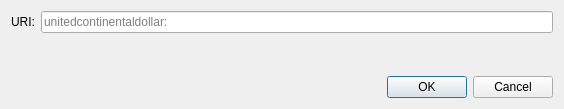
<?xml version="1.0" encoding="UTF-8"?>
<ui version="4.0">
 <class>OpenURIDialog</class>
 <widget class="QDialog" name="OpenURIDialog">
  <property name="geometry">
   <rect>
    <x>0</x>
    <y>0</y>
    <width>564</width>
    <height>109</height>
   </rect>
  </property>
  <property name="windowTitle">
   <string>Open unitedcontinentaldollar URI</string>
  </property>
  <layout class="QVBoxLayout" name="verticalLayout">
   <item>
    <layout class="QHBoxLayout" name="horizontalLayout">
     <item>
      <widget class="QLabel" name="label">
       <property name="text">
        <string>URI:</string>
       </property>
      </widget>
     </item>
     <item>
      <widget class="QValidatedLineEdit" name="uriEdit">
       <property name="placeholderText">
        <string notr="true">unitedcontinentaldollar:</string>
       </property>
      </widget>
     </item>
    </layout>
   </item>
   <item>
    <spacer name="verticalSpacer">
     <property name="orientation">
      <enum>Qt::Vertical</enum>
     </property>
     <property name="sizeHint" stdset="0">
      <size>
       <width>20</width>
       <height>40</height>
      </size>
     </property>
    </spacer>
   </item>
   <item>
    <widget class="QDialogButtonBox" name="buttonBox">
     <property name="orientation">
      <enum>Qt::Horizontal</enum>
     </property>
     <property name="standardButtons">
      <set>QDialogButtonBox::Cancel|QDialogButtonBox::Ok</set>
     </property>
    </widget>
   </item>
  </layout>
 </widget>
 <customwidgets>
  <customwidget>
   <class>QValidatedLineEdit</class>
   <extends>QLineEdit</extends>
   <header>qt/qvalidatedlineedit.h</header>
  </customwidget>
 </customwidgets>
 <resources/>
 <connections>
  <connection>
   <sender>buttonBox</sender>
   <signal>accepted()</signal>
   <receiver>OpenURIDialog</receiver>
   <slot>accept()</slot>
   <hints>
    <hint type="sourcelabel">
     <x>248</x>
     <y>254</y>
    </hint>
    <hint type="destinationlabel">
     <x>157</x>
     <y>274</y>
    </hint>
   </hints>
  </connection>
  <connection>
   <sender>buttonBox</sender>
   <signal>rejected()</signal>
   <receiver>OpenURIDialog</receiver>
   <slot>reject()</slot>
   <hints>
    <hint type="sourcelabel">
     <x>316</x>
     <y>260</y>
    </hint>
    <hint type="destinationlabel">
     <x>286</x>
     <y>274</y>
    </hint>
   </hints>
  </connection>
 </connections>
</ui>
